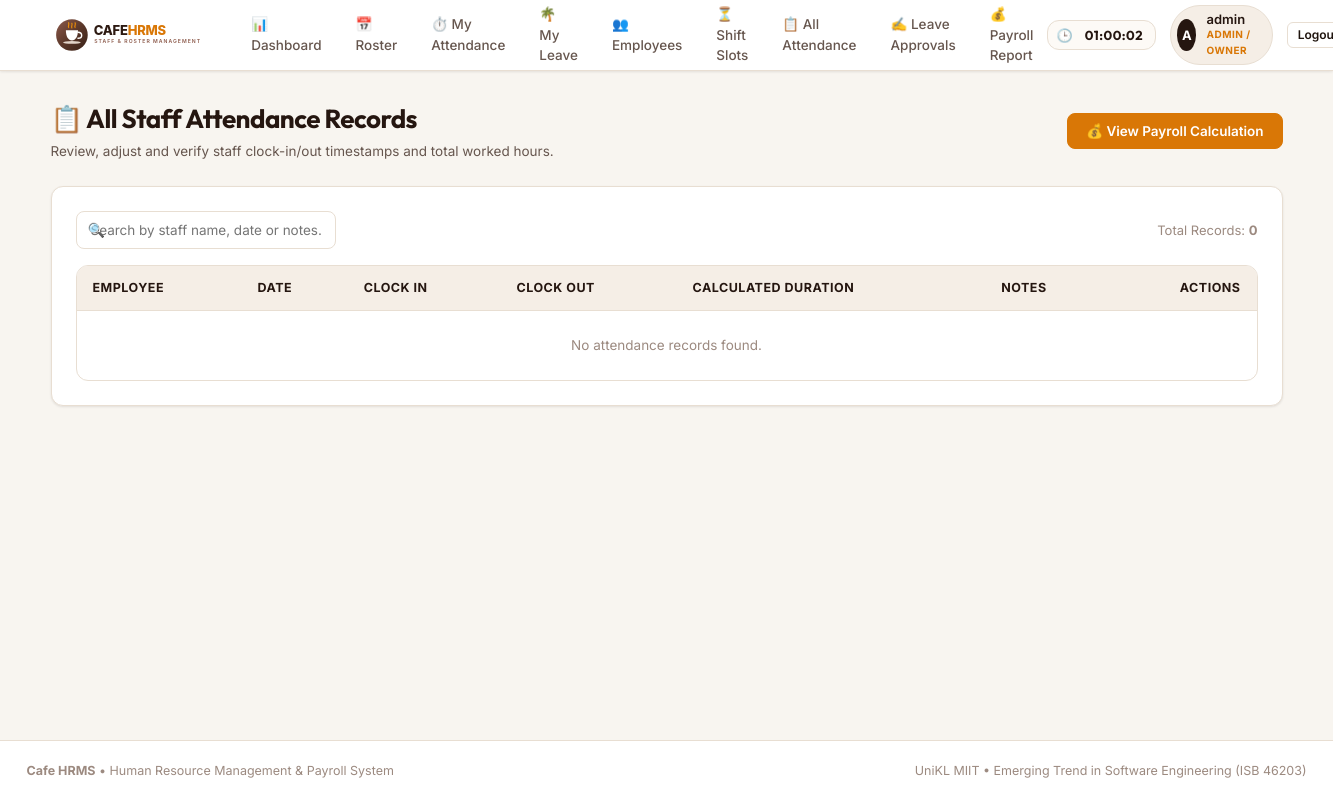
The page /attendance/ (signed in) on the database as committed earlier.
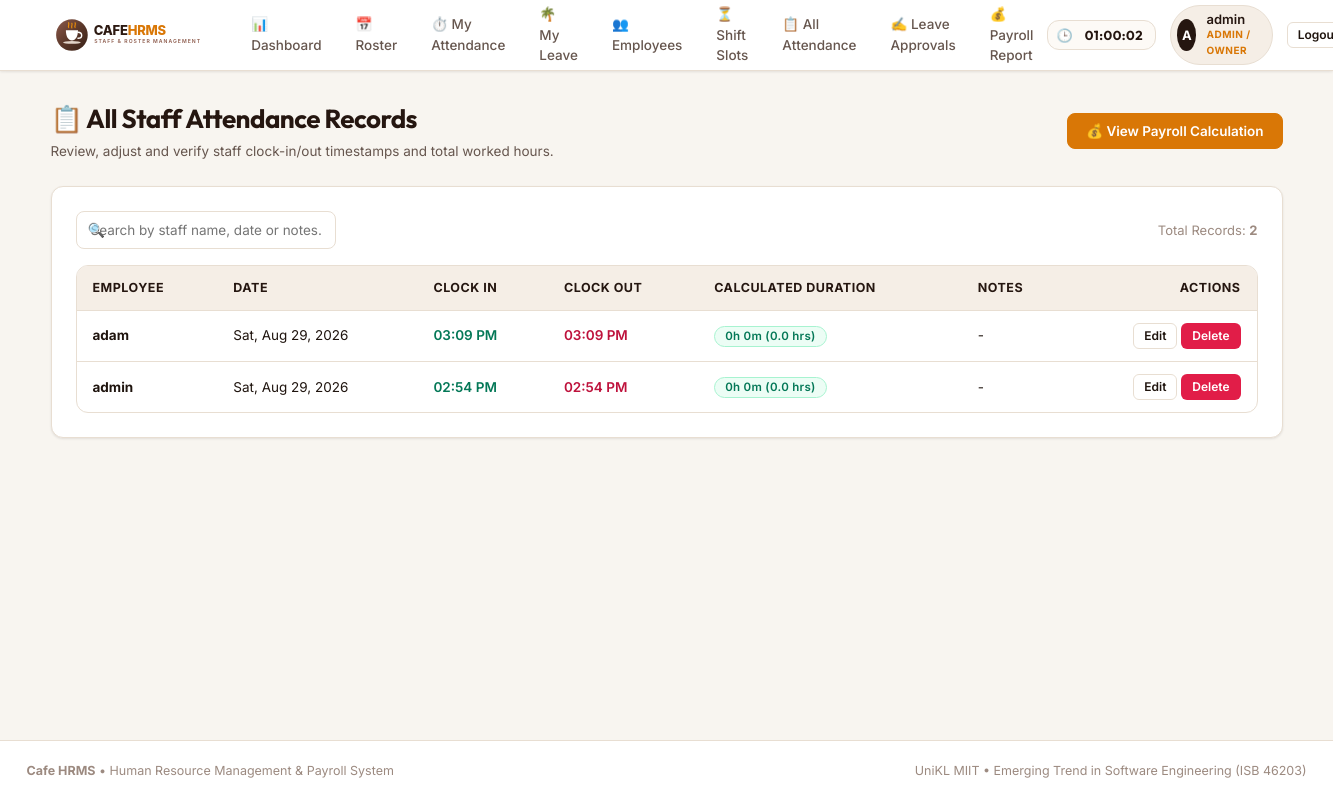
The same page on the database as committed later.
### cafe/models.py (models this page shows, shortened)
class Attendance(models.Model):
    employee = models.ForeignKey(User, on_delete=models.CASCADE)
    date = models.DateField()
    clock_in_time = models.TimeField(null=True, blank=True)
    clock_out_time = models.TimeField(null=True, blank=True)
    notes = models.CharField(max_length=200, blank=True)
    @property
    def hours_worked(self):
        if self.clock_in_time and self.clock_out_time:
            dummy_date = datetime.date(2000, 1, 1)
            dt_in = datetime.datetime.combine(dummy_date, self.clock_in_time)
            dt_out = datetime.datetime.combine(dummy_date, self.clock_out_time)
            if dt_out < dt_in:
                dt_out += datetime.timedelta(days=1)
            diff = dt_out - dt_in
            return round(diff.total_seconds() / 3600.0, 2)
        return 0.0
    @property
    def duration_formatted(self):
        if self.clock_in_time and self.clock_out_time:
            hrs = self.hours_worked
            h = int(hrs)
            m = int(round((hrs - h) * 60))
            return f"{h}h {m}m"
        elif self.clock_in_time:
            return "Active (Clocked In)"
        return "-"

### cafe/views.py (the view)
# urls.py: path('attendance/', views.attendance_list, name='attendance_list'),
@login_required
def attendance_list(request):
    if not is_admin_or_manager(request.user):
        messages.error(request, "You are not allowed to view this page.")
        return redirect("dashboard")
    records = Attendance.objects.all().select_related('employee').order_by('-date', '-clock_in_time')
    return render(request, "attendance_list.html", {"records": records})

### cafe/views.py (called while the page is built)
def is_admin_or_manager(user):
    if user.is_superuser:
        return True
    try:
        return user.employeeprofile.role in ["admin", "manager"]
    except EmployeeProfile.DoesNotExist:
        return False

### cafe/templates/attendance_list.html (shortened to what this page needs)
{% extends "base.html" %}
{% block content %}
<div class="page-header">
    <div class="page-title-group">
        <h1>📋 All Staff Attendance Records</h1>
        <p class="page-subtitle">Review, adjust and verify staff clock-in/out timestamps and total worked hours.</p>
    </div>
    <div class="page-actions">
        <a href="{% url 'payroll_summary' %}" class="btn btn-primary">💰 View Payroll Calculation</a>
    </div>
</div>
<div class="card">
    <div class="table-filter-bar">
        <div class="search-input-wrapper">
            <span class="search-icon">🔍</span>
            <input type="text" class="search-input" data-table-search="all-attendance-table" placeholder="Search by staff name, date or notes...">
        </div>
        <div style="font-size: 13px; color: var(--text-muted);">
            Total Records: <strong>{{ records.count }}</strong>
        </div>
    </div>
    <div class="table-responsive">
        <table class="custom-table" id="all-attendance-table">
            <thead>
                <tr>
                    <th>Employee</th>
                    <th>Date</th>
                    <th>Clock In</th>
                    <th>Clock Out</th>
                    <th>Calculated Duration</th>
                    <th>Notes</th>
                    <th style="text-align: right;">Actions</th>
                </tr>
            </thead>
            <tbody>
                {% for record in records %}
                <tr>
                    <td><strong>{{ record.employee.username }}</strong></td>
                    <td>{{ record.date|date:"D, M d, Y" }}</td>
                    <td>
                        {% if record.clock_in_time %}
                            <span style="color: #047857; font-weight: 600;">{{ record.clock_in_time|time:"h:i A" }}</span>
                        {% else %}
                            <span style="color: var(--text-muted);">-</span>
                        {% endif %}
                    </td>
                    <td>
                        {% if record.clock_out_time %}
                            <span style="color: #be123c; font-weight: 600;">{{ record.clock_out_time|time:"h:i A" }}</span>
                        {% else %}
                            <span class="badge badge-pending">Active (On Duty)</span>
                        {% endif %}
                    </td>
                    <td>
                        {% if record.clock_out_time %}
                            <span class="badge badge-completed">{{ record.duration_formatted }} ({{ record.hours_worked }} hrs)</span>
                        {% elif record.clock_in_time %}
                            <span class="badge badge-pending">In Progress</span>
                        {% else %}
                            -
                        {% endif %}
                    </td>
                    <td>{{ record.notes|default:"-" }}</td>
                    <td style="text-align: right; white-space: nowrap;">
                        <a href="{% url 'attendance_update' record.pk %}" class="btn btn-secondary btn-sm">Edit</a>
                        <button type="button"
                                class="btn btn-danger btn-sm"
                                data-confirm-action="{% url 'attendance_delete' record.pk %}"
                                data-confirm-title="Delete Attendance Record"
                                data-confirm-text="Are you sure you want to remove this attendance log for {{ record.employee.username }} on {{ record.date }}?">
                            Delete
                        </button>
                    </td>
                </tr>
                {% empty %}
                <tr class="no-filter"><td colspan="7" style="text-align: center; color: var(--text-muted); padding: 24px;">No attendance records found.</td></tr>
                {% endfor %}
            </tbody>
        </table>
    </div>
</div>
{% endblock %}

### cafe/templates/base.html (shortened to what this page needs)
{% load static %}
<!DOCTYPE html>
<html lang="en">
<head>
    <link rel="stylesheet" href="{% static 'css/style.css' %}">
</head>
<body>
    <header class="site-header">
        <div class="nav-container">
            <a href="{% url 'dashboard' %}" class="brand-wrapper">
                <img src="{% static 'images/logo.svg' %}" alt="Cafe HRMS Logo" class="brand-logo">
            </a>
            {% if user.is_authenticated %}
            <ul class="nav-menu">
                <li><a href="{% url 'dashboard' %}" class="nav-link">📊 Dashboard</a></li>
                <li><a href="{% url 'roster' %}" class="nav-link">📅 Roster</a></li>
                <li><a href="{% url 'my_attendance' %}" class="nav-link">⏱️ My Attendance</a></li>
                <li><a href="{% url 'my_leave_requests' %}" class="nav-link">🌴 My Leave</a></li>
                {% if user.is_superuser or user.employeeprofile.role == "admin" or user.employeeprofile.role == "manager" %}
                    <li><a href="{% url 'employee_list' %}" class="nav-link">👥 Employees</a></li>
                    <li><a href="{% url 'shiftslot_list' %}" class="nav-link">⏳ Shift Slots</a></li>
                    <li><a href="{% url 'attendance_list' %}" class="nav-link">📋 All Attendance</a></li>
                    <li><a href="{% url 'leave_approval_list' %}" class="nav-link">✍️ Leave Approvals</a></li>
                    <li><a href="{% url 'payroll_summary' %}" class="nav-link">💰 Payroll Report</a></li>
                {% endif %}
            </ul>
            <div class="nav-user-panel">
                <div class="quick-attendance-widget" title="Current Cafe Local Time">
                    <span style="font-size: 13px;">🕒</span>
                    <span id="live-clock-display" class="live-clock">--:--:--</span>
                </div>
                <div class="user-badge">
                    <div class="user-avatar">{{ user.username|slice:":1" }}</div>
                    <div class="user-info">
                        <span class="user-name">{{ user.get_full_name|default:user.username }}</span>
                        <span class="user-role-tag">
                            {% if user.is_superuser %}Admin / Owner
                            {% elif user.employeeprofile.role == 'manager' %}Store Manager
                            {% else %}Barista / Staff{% endif %}
                        </span>
                    </div>
                </div>
                <form method="post" action="{% url 'logout' %}" style="display:inline;">
                    <button type="submit" class="btn btn-secondary btn-sm" title="Sign out of system">Logout</button>
                </form>
            </div>
            {% else %}
            <div class="nav-user-panel">
                <a href="{% url 'login' %}" class="btn btn-primary btn-sm">Staff Login</a>
            </div>
            {% endif %}
        </div>
    </header>
    <main class="main-wrapper">
        {% block content %}{% endblock %}
    </main>
    <footer class="site-footer">
        <div class="footer-container">
            <div>
                <strong>Cafe HRMS</strong> &bull; Human Resource Management &amp; Payroll System
            </div>
            <div>
                UniKL MIIT &bull; Emerging Trend in Software Engineering (ISB 46203)
            </div>
        </div>
    </footer>
</body>
</html>

Rows that differ between the two databases and show on the page:
added Attendance: employee.username "adam", date "Sat, Aug 29, 2026", clock_in_time "03:09 PM", clock_out_time "03:09 PM", duration_formatted "0h 0m", hours_worked "0.0", notes "-"
added Attendance: employee.username "admin", date "Sat, Aug 29, 2026", clock_in_time "02:54 PM", clock_out_time "02:54 PM", duration_formatted "0h 0m", hours_worked "0.0", notes "-"
Other text that changed with them:
{{ records.count }}: "0" → "2"
text no longer shown: "No attendance records found."
